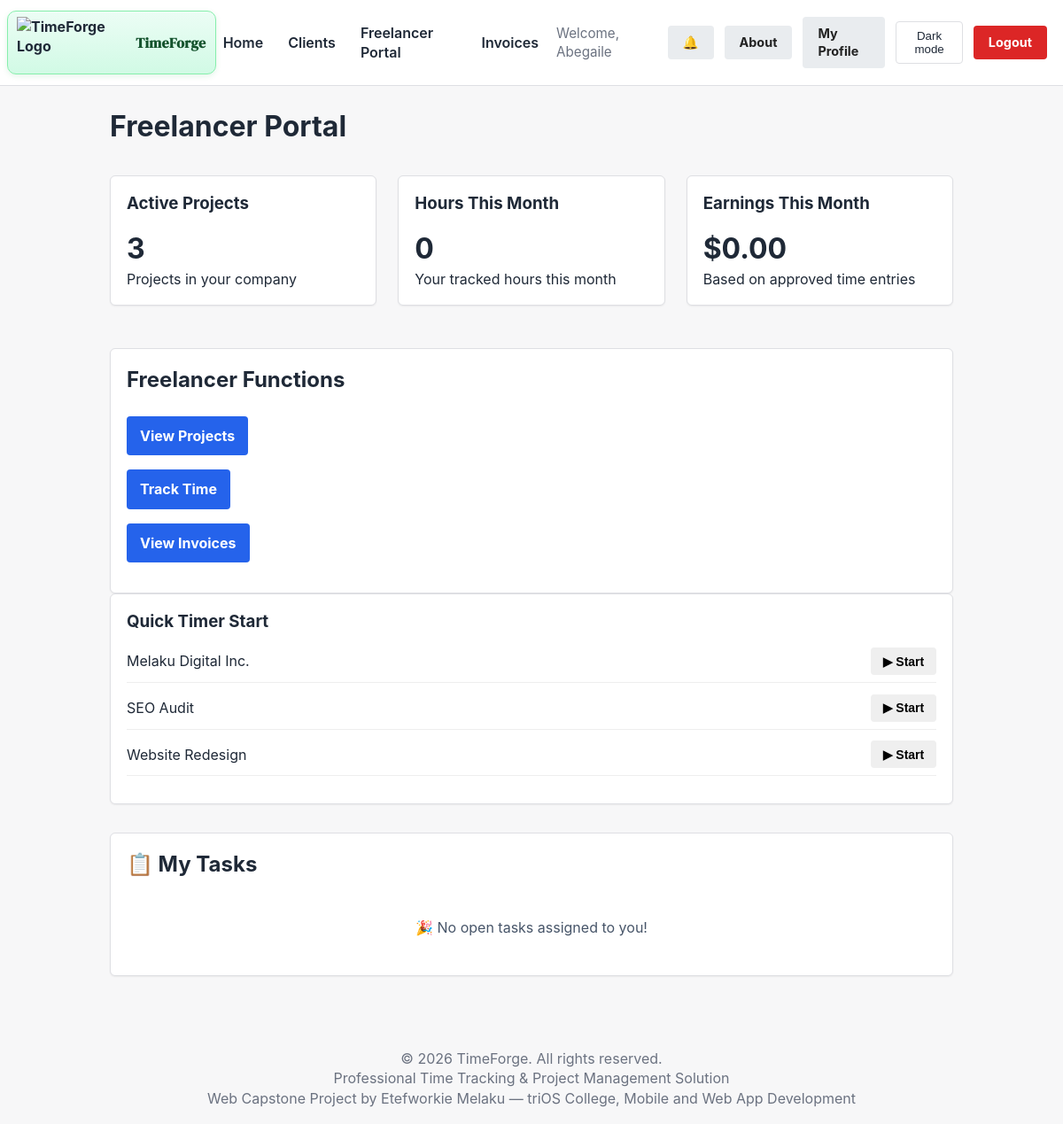
The app's page /freelancer/dashboard.php (signed in), older data.
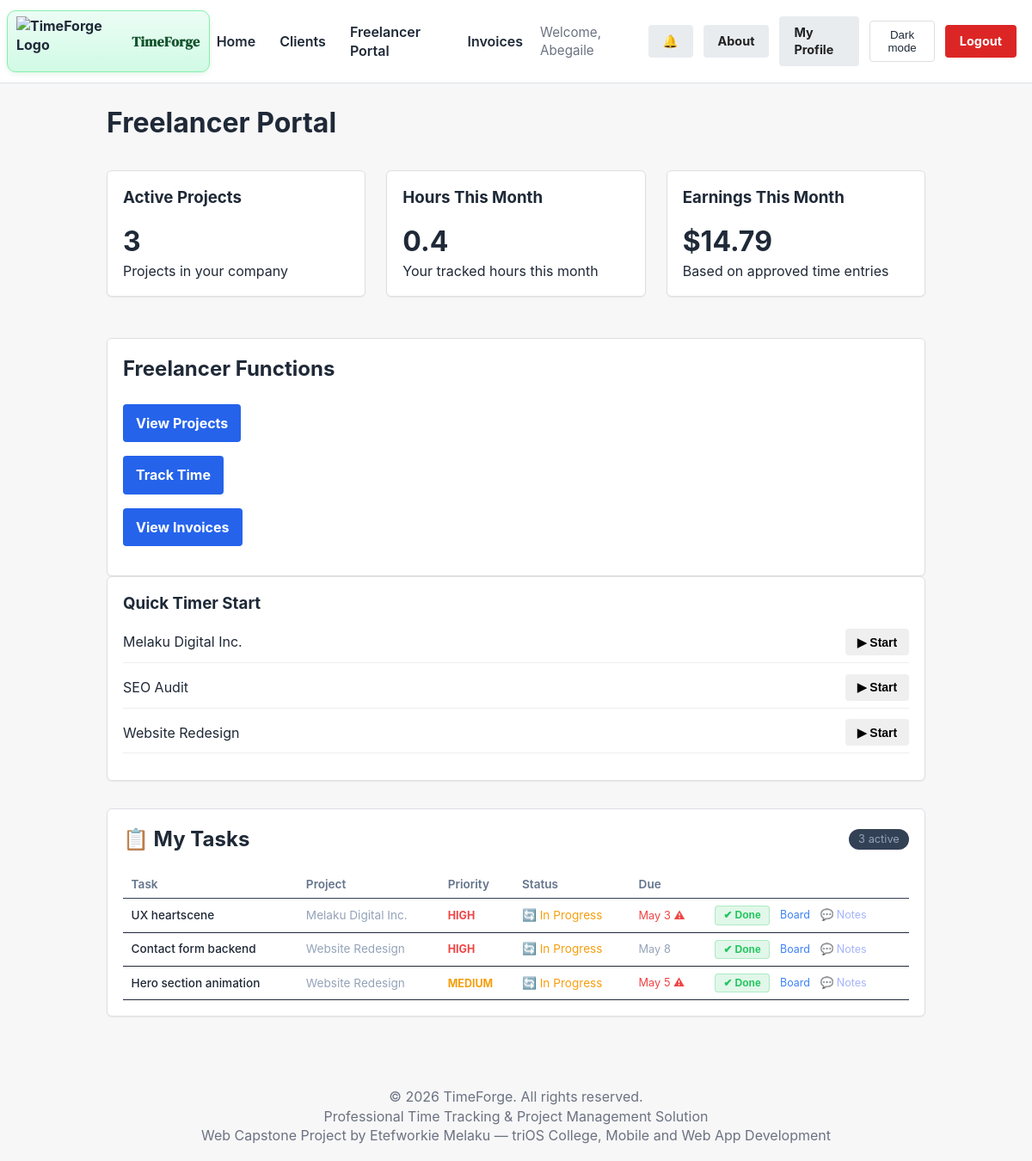
The same page, newer data.
### tables this page shows
CREATE TABLE `projects` (
  `id` int(11) NOT NULL,
  `company_id` int(11) DEFAULT NULL,
  `project_name` varchar(100) NOT NULL,
  `description` text DEFAULT NULL,
  `client_id` int(11) NOT NULL,
  `created_by` int(11) DEFAULT NULL,
  `hourly_rate` decimal(10,2) DEFAULT 0.00,
  `budget` decimal(10,2) DEFAULT NULL,
  `deadline` date DEFAULT NULL,
  `status` enum('active','completed','archived') DEFAULT 'active',
  `stage` enum('planning','in_progress','review','testing','on_hold','completed','archived') DEFAULT 'planning',
  `created_at` timestamp NOT NULL DEFAULT current_timestamp(),
  `updated_at` timestamp NOT NULL DEFAULT current_timestamp() ON UPDATE current_timestamp(),
  `deleted_at` timestamp NULL DEFAULT NULL,
  `deleted_by` int(11) DEFAULT NULL,
  `deletion_requested` tinyint(1) DEFAULT 0,
  `deletion_requested_by` int(11) DEFAULT NULL,
  `deletion_requested_at` timestamp NULL DEFAULT NULL,
  `deletion_reason` text DEFAULT NULL,
  `progress_percentage` int(11) DEFAULT 0,
  `budget_alert_75` tinyint(1) DEFAULT 0,
  `budget_alert_90` tinyint(1) DEFAULT 0,
  `budget_alert_100` tinyint(1) DEFAULT 0,
  `screenshots_enabled` tinyint(1) NOT NULL DEFAULT 1 COMMENT '1 = auto-capture screenshots while timer runs, 0 = disabled',
  `screenshot_min_interval` tinyint(3) UNSIGNED NOT NULL DEFAULT 5 COMMENT 'Min minutes between screenshots (1–120)',
  `screenshot_max_interval` tinyint(3) UNSIGNED NOT NULL DEFAULT 15 COMMENT 'Max minutes between screenshots (1–120, >= min)',
  `tax_rate` decimal(5,2) DEFAULT 0.00 COMMENT 'Default tax percentage for invoices on this project'
);

CREATE TABLE `tasks` (
  `id` int(11) NOT NULL,
  `project_id` int(11) NOT NULL,
  `company_id` int(11) NOT NULL,
  `assigned_to` int(11) DEFAULT NULL,
  `title` varchar(200) NOT NULL,
  `description` text DEFAULT NULL,
  `status` enum('open','in_progress','done') NOT NULL DEFAULT 'open',
  `priority` enum('low','medium','high') NOT NULL DEFAULT 'medium',
  `estimated_hours` decimal(6,2) DEFAULT NULL,
  `due_date` date DEFAULT NULL,
  `created_by` int(11) NOT NULL,
  `created_at` datetime NOT NULL DEFAULT current_timestamp(),
  `updated_at` datetime NOT NULL DEFAULT current_timestamp() ON UPDATE current_timestamp()
);

### freelancer/dashboard.php (the view, shortened to what the rows shown need)
<?php
$user_id      = $_SESSION['user_id'];
?>
<!DOCTYPE html>
<html lang="en">
<head>
    <link rel="stylesheet" href="/TimeForge_Capstone/css/time_tracker.css">
    <link rel="stylesheet" href="/TimeForge_Capstone/css/style.css">
</head>
<body>
    <?php include_once __DIR__ . '/../includes/header_partial.php'; ?>
<div class="container">
    <h1 style="margin-bottom: 2rem; color: var(--color-accent);">Freelancer Portal</h1>
    <div class="card">
        <h2 style="color: var(--color-accent); margin-bottom: 1.5rem;">Freelancer Functions</h2>
    </div>
    <?php include __DIR__ . '/quick_start.php'; ?>
    <?php
    $my_tasks_stmt = $pdo->prepare("
        SELECT t.id, t.title, t.status, t.priority, t.due_date,
               p.project_name, p.id AS project_id
        FROM tasks t
        INNER JOIN projects p ON p.id = t.project_id
        WHERE t.assigned_to = :uid AND t.company_id = :cid AND t.status != 'done'
        ORDER BY FIELD(t.status,'in_progress','open'), FIELD(t.priority,'high','medium','low'), t.due_date ASC
        LIMIT 15
    ");
    $my_tasks_stmt->execute([':uid' => $user_id, ':cid' => $company_id]);
    $my_tasks = $my_tasks_stmt->fetchAll(PDO::FETCH_ASSOC);
    ?>
    <div class="card" style="margin-top:2rem;">
        <div style="display:flex; justify-content:space-between; align-items:center; margin-bottom:1.25rem;">
            <h2 style="margin:0; color:var(--color-accent);">📋 My Tasks</h2>
        </div>
        <?php if ($my_tasks): ?>
        <table style="width:100%; border-collapse:collapse; font-size:.85rem;">
            <thead>
                <tr style="color:#64748b; border-bottom:1px solid #334155; text-align:left;">
                    <th style="padding:.4rem .6rem; font-weight:600;">Task</th>
                    <th style="padding:.4rem .6rem; font-weight:600;">Project</th>
                    <th style="padding:.4rem .6rem; font-weight:600;">Priority</th>
                    <th style="padding:.4rem .6rem; font-weight:600;">Status</th>
                    <th style="padding:.4rem .6rem; font-weight:600;">Due</th>
                    <th style="padding:.4rem .6rem; font-weight:600;"></th>
                </tr>
            </thead>
            <tbody>
            <?php foreach ($my_tasks as $mt):
                $is_ov = $mt['due_date'] && strtotime($mt['due_date']) < strtotime('today');
                $pri_col = ['high'=>'#ef4444','medium'=>'#f59e0b','low'=>'#22c55e'][$mt['priority']] ?? '#64748b';
                $sts_map = ['open'=>['⬜','#94a3b8'],'in_progress'=>['🔄','#f59e0b']];
                [$sico,$scol] = $sts_map[$mt['status']] ?? ['?','#64748b'];
            ?>
            <tr style="border-bottom:1px solid #1e293b;">
                <td style="padding:.5rem .6rem; font-weight:500;"><?= htmlspecialchars($mt['title']) ?></td>
                <td style="padding:.5rem .6rem; color:#94a3b8;"><?= htmlspecialchars($mt['project_name']) ?></td>
                <td style="padding:.5rem .6rem; color:<?= $pri_col ?>; font-size:.78rem; font-weight:700; text-transform:uppercase;"><?= $mt['priority'] ?></td>
                <td style="padding:.5rem .6rem; color:<?= $scol ?>;"><?= $sico ?> <?= ucwords(str_replace('_',' ',$mt['status'])) ?></td>
                <td style="padding:.5rem .6rem; color:<?= $is_ov ? '#ef4444' : '#94a3b8' ?>; font-size:.8rem;">
                    <?= $mt['due_date'] ? date('M j', strtotime($mt['due_date'])) . ($is_ov ? ' ⚠' : '') : '—' ?>
                </td>
                <td style="padding:.5rem .6rem;">
                    <form method="POST" action="/TimeForge_Capstone/task_action.php" style="display:inline;">
                        <?php if ($mt['status'] === 'open'): ?>
                            <input type="hidden" name="status" value="in_progress">
                            <button type="submit" style="background:#f59e0b22; color:#f59e0b; border:1px solid #f59e0b44; border-radius:4px; padding:.2rem .6rem; font-size:.75rem; cursor:pointer; font-weight:600;">▶ Start</button>
                        <?php else: ?>
                            <button type="submit" style="background:#22c55e22; color:#22c55e; border:1px solid #22c55e44; border-radius:4px; padding:.2rem .6rem; font-size:.75rem; cursor:pointer; font-weight:600;">✔ Done</button>
                        <?php endif; ?>
                    </form>
                    <a href="/TimeForge_Capstone/tasks.php?project_id=<?= $mt['project_id'] ?>" style="color:#3b82f6; font-size:.78rem; margin-left:.5rem;">Board</a>
                    <a href="/TimeForge_Capstone/task_detail.php?id=<?= $mt['id'] ?>&project_id=<?= $mt['project_id'] ?>"
                       style="color:#a5b4fc; font-size:.78rem; margin-left:.5rem;" title="Notes &amp; Problem Reports">💬 Notes</a>
                </td>
            </tr>
            <?php endforeach; ?>
            </tbody>
        </table>
        <?php else: ?>
            <p style="color:#475569; text-align:center; padding:1.5rem 0;">🎉 No open tasks assigned to you!</p>
        <?php endif; ?>
    </div>
</div>
</body>
</html>

### freelancer/quick_start.php (shortened to what the rows shown need)
<?php
require_once __DIR__ . '/../db.php';
$qs_stmt = $pdo->prepare("SELECT id, project_name FROM projects WHERE status = 'active' AND company_id = :company_id ORDER BY id DESC LIMIT 5");
$qs_stmt->execute([':company_id' => $_SESSION['company_id']]);
$qs_projects = $qs_stmt->fetchAll(PDO::FETCH_ASSOC);
?>
<div class="card">
    <?php if (empty($qs_projects)): ?>
        <p style="color: #666;">No active projects.</p>
    <?php else: ?>
        <ul style="list-style: none; padding: 0;">
            <?php foreach ($qs_projects as $p): ?>
                <li style="margin-bottom: 0.8rem; display: flex; justify-content: space-between; align-items: center; padding-bottom: 0.5rem; border-bottom: 1px solid #eee;">
                    <span><?= htmlspecialchars($p['project_name']) ?></span>
                    <button class="btn btn-sm btn-success"
                            onclick="window.startProjectTimer(<?= $p['id'] ?>, '<?= htmlspecialchars($p['project_name'], ENT_QUOTES) ?>')">
                        ▶ Start
                    </button>
                </li>
            <?php endforeach; ?>
        </ul>
    <?php endif; ?>
</div>

Row changes from the older to the newer data that the page shows:
added tasks: title "UX heartscene", project.project_name "Melaku Digital Inc.", priority "HIGH", sico "🔄", status "In Progress", due_date "May 3", shows "✔ Done"
added tasks: title "Contact form backend", project.project_name "Website Redesign", priority "HIGH", sico "🔄", status "In Progress", due_date "May 8", shows "✔ Done"
added tasks: title "Hero section animation", project.project_name "Website Redesign", priority "MEDIUM", sico "🔄", status "In Progress", due_date "May 5", shows "✔ Done"
Text that changed along with them:
$hours_this_month: "0" → "0.4"
$earnings: "0.00" → "14.79"
count($my_tasks): (not shown) → "3"
text no longer shown: "🎉 No open tasks assigned to you!"
text now shown: "active Task Project Priority Status Due"
